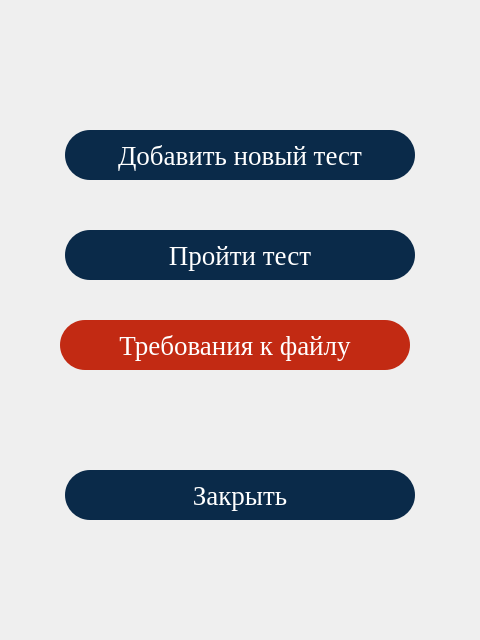
<?xml version="1.0" encoding="UTF-8"?>
<ui version="4.0">
 <class>MainWindow</class>
 <widget class="QMainWindow" name="MainWindow">
  <property name="geometry">
   <rect>
    <x>0</x>
    <y>0</y>
    <width>480</width>
    <height>640</height>
   </rect>
  </property>
  <property name="minimumSize">
   <size>
    <width>480</width>
    <height>640</height>
   </size>
  </property>
  <property name="maximumSize">
   <size>
    <width>480</width>
    <height>640</height>
   </size>
  </property>
  <property name="windowTitle">
   <string>Test Generator</string>
  </property>
  <property name="styleSheet">
   <string notr="true"/>
  </property>
  <widget class="QWidget" name="centralwidget">
   <property name="styleSheet">
    <string notr="true">QPushButton {
	background-color: #0A2A49;
	border-radius: 25px;
	color: #FFFFFF;
}

QPushButton:hover {
     background-color: #0E3459;
 }

QPushButton:pressed {
     background-color: #0A2A49;
 }

QPushButton:disabled {
 	background-color: #1F4971;
	color: grey;
 }</string>
   </property>
   <widget class="QPushButton" name="newTestBtn">
    <property name="geometry">
     <rect>
      <x>65</x>
      <y>130</y>
      <width>350</width>
      <height>50</height>
     </rect>
    </property>
    <property name="minimumSize">
     <size>
      <width>350</width>
      <height>50</height>
     </size>
    </property>
    <property name="maximumSize">
     <size>
      <width>350</width>
      <height>50</height>
     </size>
    </property>
    <property name="font">
     <font>
      <family>Times New Roman</family>
      <pointsize>20</pointsize>
      <weight>50</weight>
      <bold>false</bold>
     </font>
    </property>
    <property name="styleSheet">
     <string notr="true"/>
    </property>
    <property name="inputMethodHints">
     <set>Qt::ImhNone</set>
    </property>
    <property name="text">
     <string>Добавить новый тест</string>
    </property>
   </widget>
   <widget class="QPushButton" name="existingTestsBtn">
    <property name="geometry">
     <rect>
      <x>65</x>
      <y>230</y>
      <width>350</width>
      <height>50</height>
     </rect>
    </property>
    <property name="minimumSize">
     <size>
      <width>350</width>
      <height>50</height>
     </size>
    </property>
    <property name="maximumSize">
     <size>
      <width>350</width>
      <height>50</height>
     </size>
    </property>
    <property name="font">
     <font>
      <family>Times New Roman</family>
      <pointsize>20</pointsize>
      <weight>50</weight>
      <bold>false</bold>
     </font>
    </property>
    <property name="styleSheet">
     <string notr="true"/>
    </property>
    <property name="inputMethodHints">
     <set>Qt::ImhNone</set>
    </property>
    <property name="text">
     <string>Пройти тест</string>
    </property>
   </widget>
   <widget class="QPushButton" name="closeBtn">
    <property name="geometry">
     <rect>
      <x>65</x>
      <y>470</y>
      <width>350</width>
      <height>50</height>
     </rect>
    </property>
    <property name="minimumSize">
     <size>
      <width>350</width>
      <height>50</height>
     </size>
    </property>
    <property name="maximumSize">
     <size>
      <width>350</width>
      <height>50</height>
     </size>
    </property>
    <property name="font">
     <font>
      <family>Times New Roman</family>
      <pointsize>20</pointsize>
      <weight>50</weight>
      <bold>false</bold>
     </font>
    </property>
    <property name="styleSheet">
     <string notr="true"/>
    </property>
    <property name="inputMethodHints">
     <set>Qt::ImhNone</set>
    </property>
    <property name="text">
     <string>Закрыть</string>
    </property>
   </widget>
   <widget class="QPushButton" name="fileConditionsBtn">
    <property name="geometry">
     <rect>
      <x>60</x>
      <y>320</y>
      <width>350</width>
      <height>50</height>
     </rect>
    </property>
    <property name="minimumSize">
     <size>
      <width>350</width>
      <height>50</height>
     </size>
    </property>
    <property name="maximumSize">
     <size>
      <width>350</width>
      <height>50</height>
     </size>
    </property>
    <property name="font">
     <font>
      <family>Times New Roman</family>
      <pointsize>20</pointsize>
      <weight>50</weight>
      <bold>false</bold>
     </font>
    </property>
    <property name="styleSheet">
     <string notr="true">QPushButton {
	background-color: #C22A13;
	border-radius: 25px;
	color: #FFFFFF;
}

QPushButton:hover {
     background-color: #D7331A;
 }

QPushButton:pressed {
     background-color: #C22A13;
 }

QPushButton:disabled {
 	background-color: #E15D48;
	color: grey;
 }</string>
    </property>
    <property name="inputMethodHints">
     <set>Qt::ImhNone</set>
    </property>
    <property name="text">
     <string>Требования к файлу</string>
    </property>
   </widget>
  </widget>
 </widget>
 <resources/>
 <connections/>
</ui>
